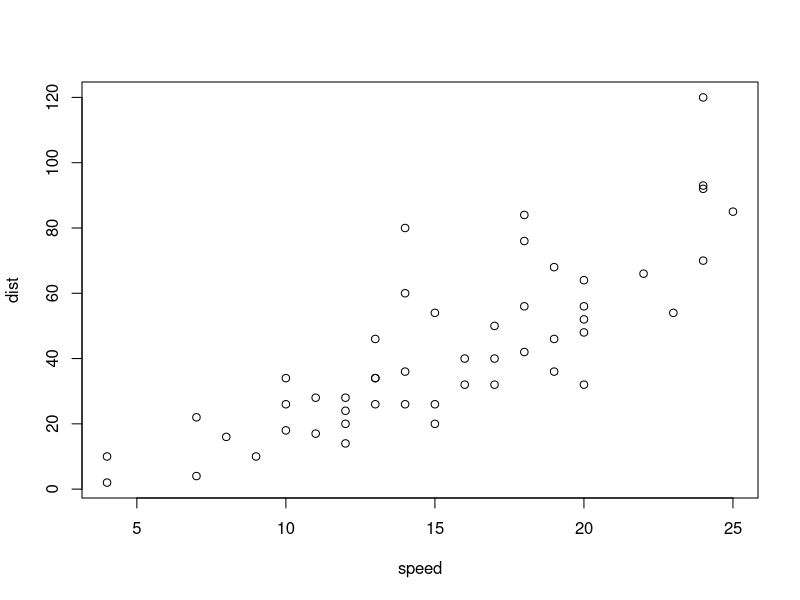
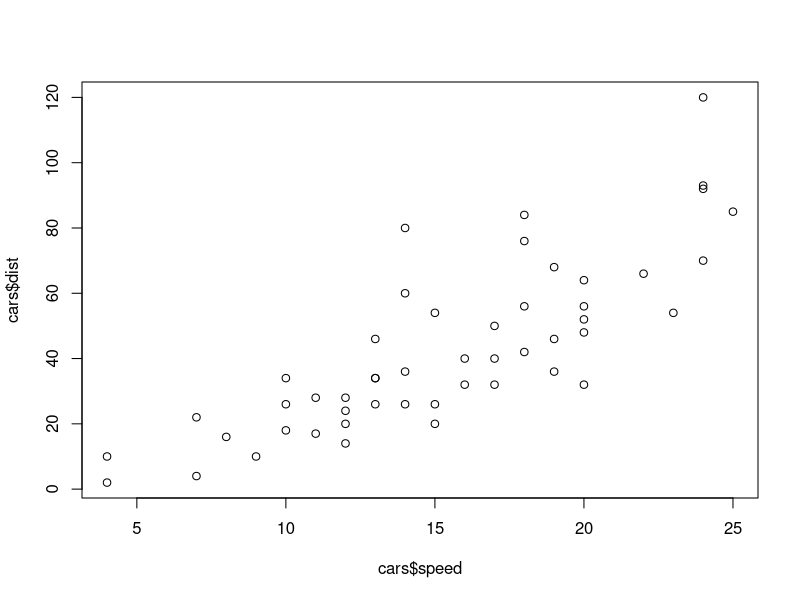
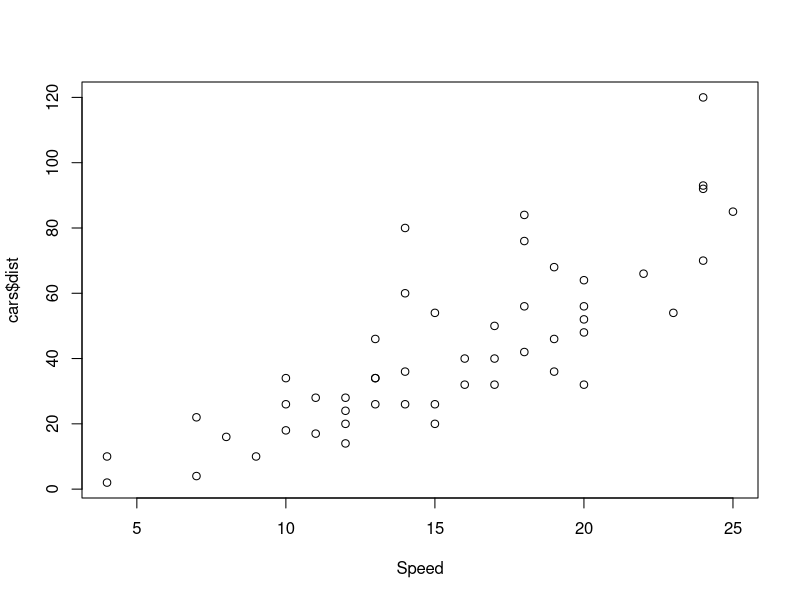
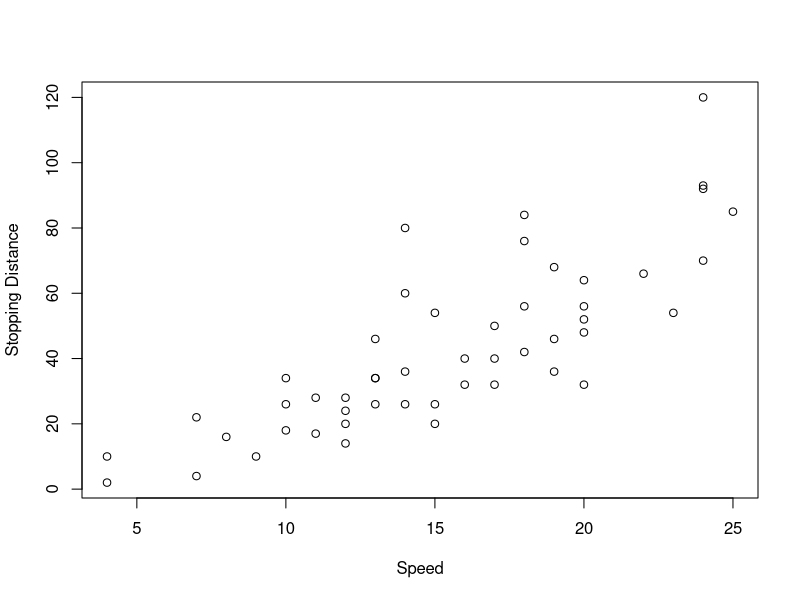
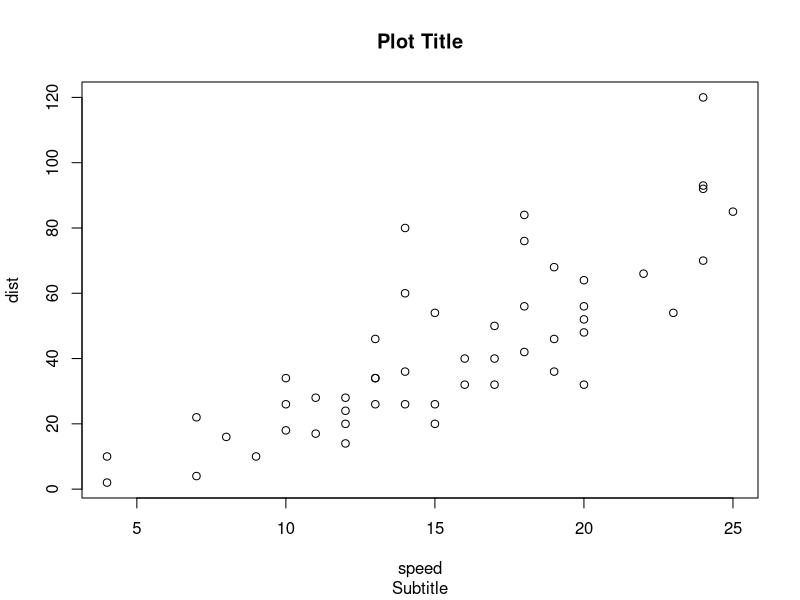
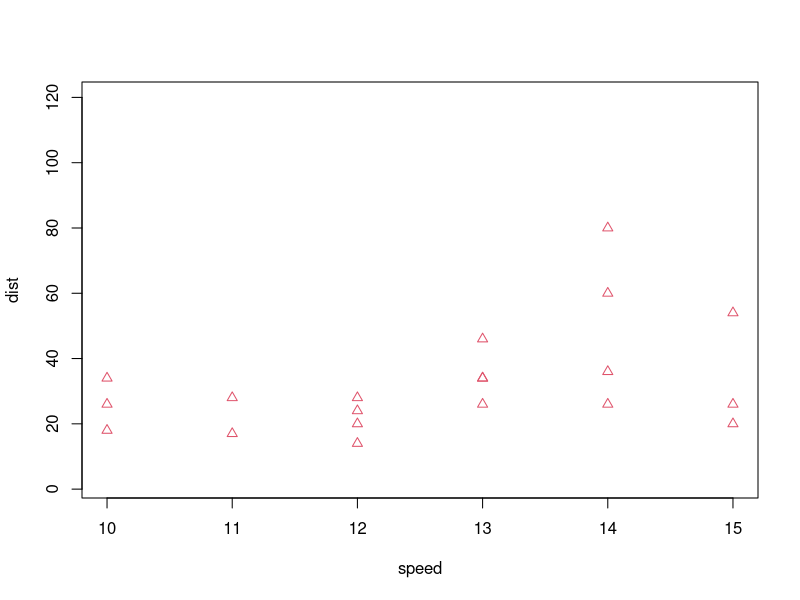
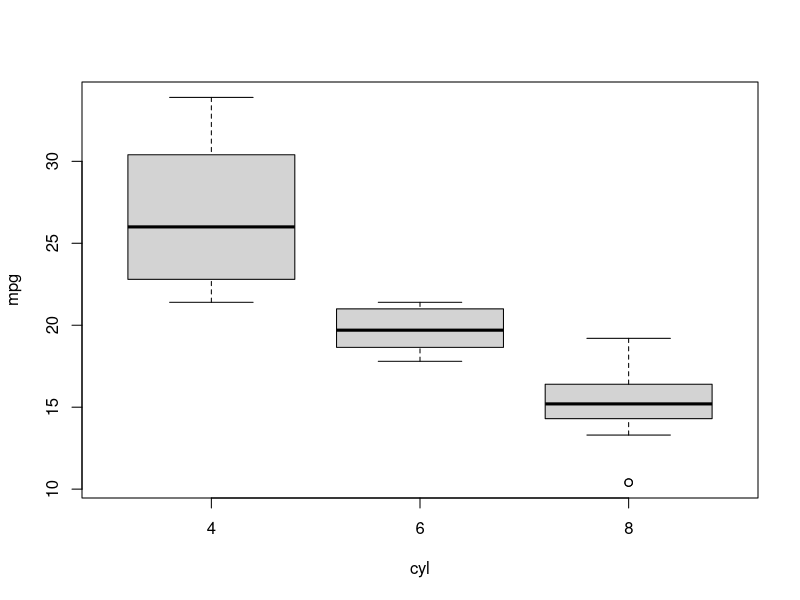
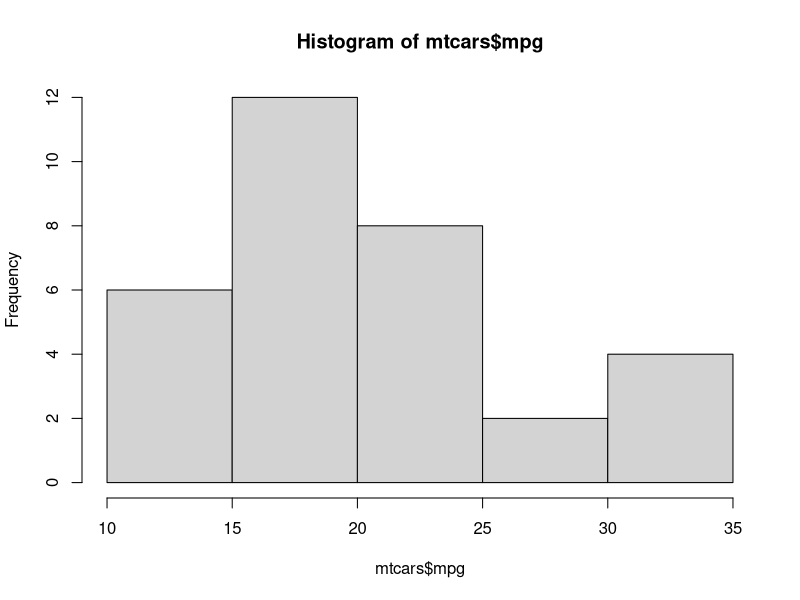

The R script that drew these images, in order:
# not included: lattice, ggplot2, ggvis

data(cars)  # from 1920s, speed(mph) and stopping distance (ft)
plot(cars)  # will guess that you want names(cars) for plot labels
plot(x = cars$speed, y = cars$dist) # will set labels as cars$speed, cars$dist
plot(x = cars$speed, y = cars$dist, xlab = "Speed")
plot(x = cars$speed, y = cars$dist, xlab = "Speed", ylab = "Stopping Distance")
plot(cars, main = "Plot Title", sub = "Subtitle")
plot(cars, xlim=c(10,15), col = 2, pch = 2) # red triangles, x between 10 and 15

data(mtcars)
# formula interface  y ~ x, x on x-axis, y on y-axis
boxplot(formula = mpg ~ cyl, data = mtcars)

# histograms are nice for single variables
hist(mtcars$mpg)
